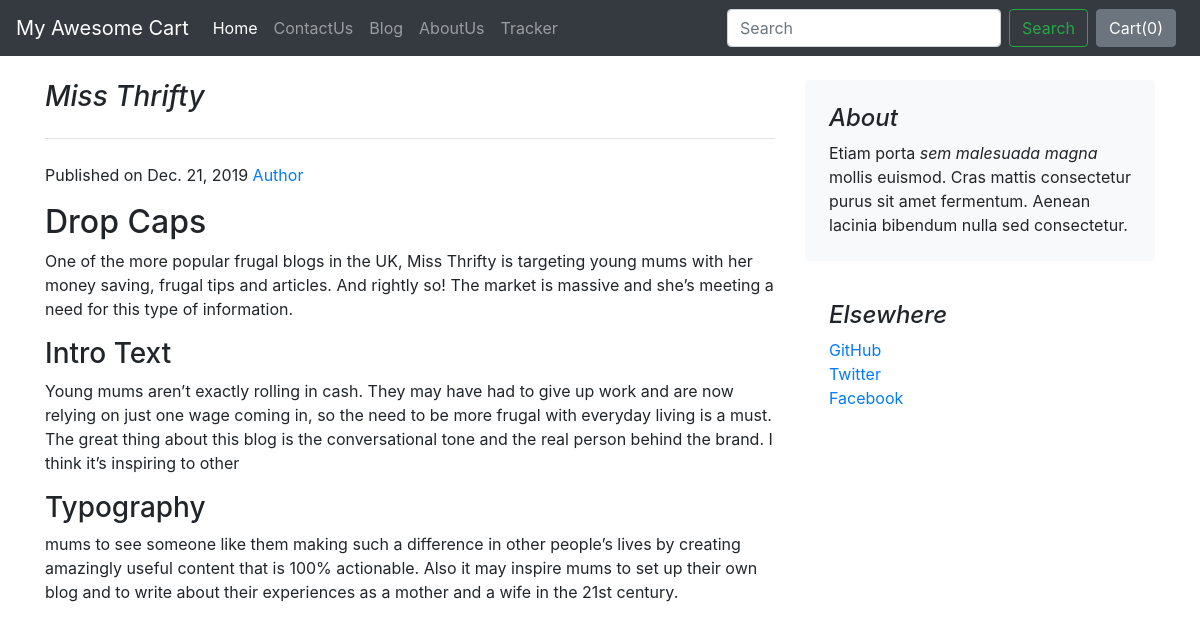
The page /blog/blogpost/1 on the database its author committed.
### blog/models.py (models this page shows)
class Blogpost(models.Model):
    post_id = models.AutoField(primary_key= True)
    blog_title = models.CharField(max_length=50, default='')
    blog_desc = models.CharField(max_length=300, default='')
    heading0 = models.CharField(max_length=50, default="")
    content0 = models.CharField(max_length=5000, default='')
    heading1 = models.CharField(max_length=50, default="")
    content1 = models.CharField(max_length=5000, default='')
    heading2 = models.CharField(max_length=50, default="")
    content2 = models.CharField(max_length=5000, default='')
    timestamp = models.DateField(auto_now_add=True)
    image = models.ImageField(upload_to="blog/images", default='')
    def __str__(self):
        return self.blog_title

### blog/views.py (the view)
# urls.py: path("blogpost/<int:id>", views.blogpost, name="blogpost"),
def blogpost(request, id):
    blog = Blogpost.objects.filter(post_id=id)[0]
    print(blog)
    return render(request, 'blog/blogpost.html', {'blog': blog})

### blog/templates/blog/blogpost.html (shortened to what this page needs)
{% extends 'blog/basic.html' %}
{% block body %}
<div class="container">
<div class="row mt-4">
    <div class="col-md-8 blog-main">
      <h3 class="pb-4 mb-4 font-italic border-bottom">
        {{blog.blog_title}}
      </h3>
      <div class="blog-post">
        <p class="blog-post-meta">Published on {{blog.timestamp}}<a href="#"> Author </a></p>
        <h2>{{blog.heading0}}</h2>
        <p>{{blog.content0}}</p>
        <h3>{{blog.heading1}}</h3>
        <p>{{blog.content1}}</p>
        <h3>{{blog.heading2}}</h3>
        <p>{{blog.content2}}</p>
      </div>
    </div>
    <aside class="col-md-4 blog-sidebar">
      <div class="p-4 mb-3 bg-light rounded">
        <h4 class="font-italic">About</h4>
        <p class="mb-0">Etiam porta <em>sem malesuada magna</em> mollis euismod. Cras mattis consectetur purus sit amet fermentum. Aenean lacinia bibendum nulla sed consectetur.</p>
      </div>
      <div class="p-4">
        <h4 class="font-italic">Elsewhere</h4>
        <ol class="list-unstyled">
          <li><a href="#">GitHub</a></li>
          <li><a href="#">Twitter</a></li>
          <li><a href="#">Facebook</a></li>
        </ol>
      </div>
    </aside>
  </div>
    </div>
{% endblock %}

### rows shown on the page
Blogpost: blog_title "Miss Thrifty", timestamp "Dec. 21, 2019", heading0 "Drop Caps", content0 "One of the more popular frugal blogs in the UK, Miss Thrifty is targeting young mums with her money saving, frugal tips and articles. And rightly so! The market is massive and she’s meeting a need for this type of information.", heading1 "Intro Text", content1 "Young mums aren’t exactly rolling in cash. They may have had to give up work and are now relying on just one wage coming in, so the need to be more frugal with everyday living is a must. The great thing about this blog is the conversational tone and the real person behind the brand. I think it’s inspiring to other", heading2 "Typography", content2 "mums to see someone like them making such a difference in other people’s lives by creating amazingly useful content that is 100% actionable. Also it may inspire mums to set up their own blog and to write about their experiences as a mother and a wife in the 21st century."
